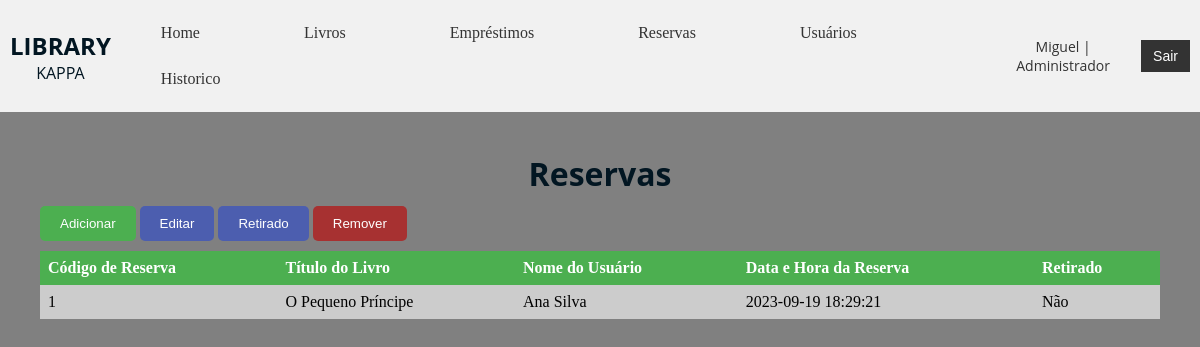
The page /views/reservas.php (signed in) on the database its author committed.
### tables this page shows
CREATE TABLE RESERVAS (
	id_reserva INT AUTO_INCREMENT PRIMARY KEY,
	id_livro INT,
	id_usuario INT,	
	retirado BOOLEAN DEFAULT false,
data_reserva TIMESTAMP DEFAULT CURRENT_TIMESTAMP,
	FOREIGN KEY (id_usuario) REFERENCES usuarios(id_usuario) ON DELETE CASCADE,
	FOREIGN KEY (id_livro) REFERENCES livros(id_livro) ON DELETE CASCADE
);

CREATE TABLE livros (
	id_livro INT AUTO_INCREMENT PRIMARY KEY,
	titulo VARCHAR(120) NOT NULL,
	autor VARCHAR(120) NOT NULL,
	editora VARCHAR(120) NOT NULL,
	ano_publicacao INT,
	categoria VARCHAR(120),
	disponivel BOOLEAN DEFAULT true
);

CREATE TABLE usuarios (
id_usuario INT AUTO_INCREMENT PRIMARY KEY,
	nome VARCHAR(120) NOT NULL,
	email VARCHAR(120) NOT NULL,
	matricula INT(6) NOT NULL,
	telefone VARCHAR(11) CHECK (telefone REGEXP '^[0-9]{10,11}$'),
	endereco VARCHAR(120),
	nivel VARCHAR(50) NOT NULL,
	senha VARCHAR(120) NOT NULL CHECK (LENGTH(senha) >= 6)
);

### views/reservas.php (the view, shortened to what this page needs)
<?php
require_once("../models/conexao.php");
$query = $pdo->query("SELECT res.id_reserva, liv.titulo, usr.nome, res.data_reserva, IF(res.retirado, 'Sim', 'Não') AS retirado FROM reservas res JOIN livros liv ON res.id_livro = liv.id_livro JOIN usuarios usr ON res.id_usuario = usr.id_usuario ORDER BY res.data_reserva DESC");
$res = $query->fetchALL(PDO::FETCH_ASSOC);
?>
<!DOCTYPE html>
<html lang="pt-br">
    <head>
        <link rel="stylesheet" type="text/css" href="../public/style.css" />
        <link rel="stylesheet" type="text/css" href="../public/tabela.css" />
        <link rel="stylesheet" type="text/css" href="../public/popup.css" />
    </head>
    <body>
        <nav>
            <div class="logo">
                <h1>LIBRARY</h1>
                <p>KAPPA</p>
            </div>
            <ul class="navbar">
                <li><a href="home.php">Home</a></li>
                <li><a href="livros.php">Livros</a></li>
                <li><a href="emprestimos.php">Empréstimos</a></li>
                <li><a href="reservas.php">Reservas</a></li>
                <li><a href="usuarios.php">Usuários</a></li>
                <li><a href="historico.php">Historico</a></li>
            </ul>
            <div class="user-info">
                <p><?php echo $_SESSION['nome'].' | '.$_SESSION['nivel'];?></p>
                <button onclick="sair()">Sair</a></button>
            </div>
        </nav>
        <div class="table-container">
            <h1 id="titulo">Reservas</h1>
            <button class="add-button" onclick="abrirForm('add-overlay')">Adicionar</button>
            <button class="edit-button" onclick="abrirForm('edit-overlay')">Editar</button>
            <button class="retirado-button" onclick="abrirForm('retirado-overlay')">Retirado</button>
            <button class="remove-button" onclick="abrirForm('remove-overlay')">Remover</button>
            <table id="tabela-paginacao">
                <thead>
                    <tr>
                        <th>Código de Reserva</th>
                        <th>Título do Livro</th>
                        <th>Nome do Usuário</th>
                        <th>Data e Hora da Reserva</th>
                        <th>Retirado</th>
                    </tr>
                </thead>
                <tbody>
                    <?php foreach ($res as $reservas): ?>
                        <tr>
                            <td><?php echo $reservas['id_reserva']; ?></td>
                            <td><?php echo $reservas['titulo']; ?></td>
                            <td><?php echo $reservas['nome']; ?></td>
                            <td><?php echo $reservas['data_reserva']; ?></td>
                            <td><?php echo $reservas['retirado']; ?></td>
                        </tr>
                    <?php endforeach; ?>
            </table>
        </div>
    </body>
</html>

### public/style.css (style rules this page uses)
body { background-color: gray; margin: 0; padding: 0; }
.logo, h1, p { padding: 0; margin: 0; font-family: 'Open Sans'; color: #021622; text-align: center; }
nav { display: flex; align-items: center; justify-content: space-between; padding: 10px; background-color: #f1f1f1; }
ul.navbar { list-style-type: none; margin: 0; padding: 0; overflow: hidden; background-color: #f1f1f1; }
ul.navbar li { display: inline-block; }
ul.navbar li a { display: block; color: #333; text-align: center; padding: 14px 50px; text-decoration: none; }
.user-info { display: flex; align-items: center; }
.user-info p { margin-right: 10px; font-size: 14px; color: #333; }
.user-info button { padding: 8px 12px; background-color: #333; border: none; color: #fff; font-size: 14px; cursor: pointer; }
.add-button, .edit-button, .devolucao-button, .retirado-button, .remove-button, #paginacao button { color: #fff; padding: 10px 20px; border: none; border-radius: 5px; cursor: pointer; margin-top: 1%; margin-bottom: 10px; }
.add-button { background-color: #4CAF50; }
.edit-button, .devolucao-button, .retirado-button { background-color: #4c5eaf; }
.remove-button { background-color: #a73131; }

### public/tabela.css (style rules this page uses)
.table-container { padding: 20px; margin: 20px; }
table { border-collapse: collapse; width: 100%; }
th, td { text-align: left; padding: 8px; }
th { background-color: #4CAF50; color: white; }
tr:nth-child(odd) { background-color: #cccccc; }

### rows shown on the page
reservas: id_reserva "1", id_livro.titulo "O Pequeno Príncipe", id_usuario.nome "Ana Silva", data_reserva "2023-09-19 18:29:21", retirado "Não"

### other values the page prints
$_SESSION['nome'] "Miguel"
$_SESSION['nivel'] "Administrador"
